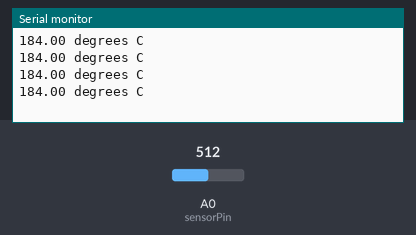
Simulated run of this sketch. Board: Arduino Uno, built with avr-gcc and run on an emulated ATmega328P. Shown: the last lines printed to the serial monitor. Inputs (shaded band) come from the test bench; at power-on: A0 (sensorPin) = 512.

Above: at 1.2 s.
1.3 s: A0 (sensorPin) set to 337
At 2.82 s:
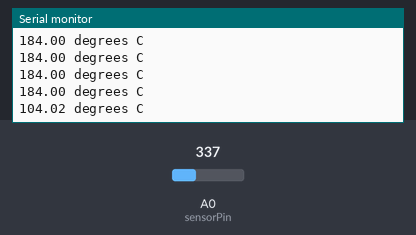
4.3 s: A0 (sensorPin) set to 321
At 4.45 s:
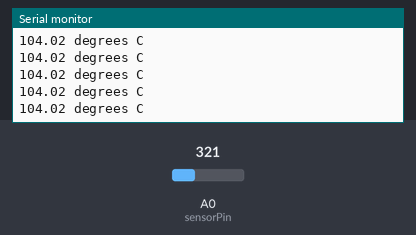
10.3 s: A0 (sensorPin) set to 143
At 10.35 s:
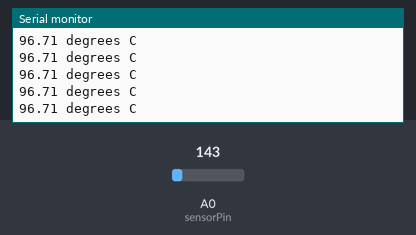
11.8 s: A0 (sensorPin) set to 119
At 11.89 s:
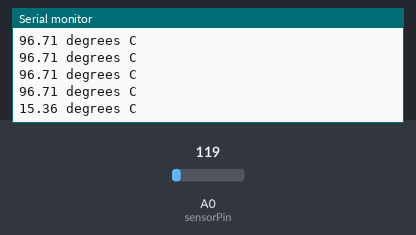
Timing chart, 0 to 14.8 s (numbered marks = the images above; inputs shaded):
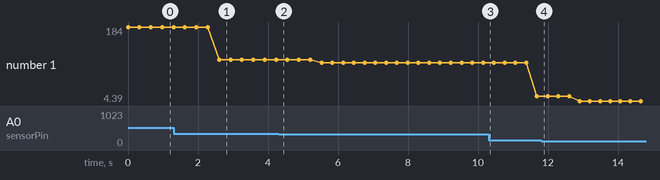

Measured:
- after the input at 1.3 s, the serial monitor: prints a new line after 1.3 s (image 1)
- plotted number 1: 184 → 104.02 after the input at 1.3 s, 104.02 → 96.71 after the input at 4.3 s, 96.71 → 15.36 after the input at 10.3 s, 15.36 → 4.39 after the input at 11.8 s

The sketch:

temp.ino
```cpp
int sensorPin = 0;

void setup()
{
  Serial.begin(100);
}

void loop()
{
 int reading = analogRead(sensorPin);
 // measure the 5v with a meter for an accurate value
 //In particular if your Arduino is USB powered
 float voltage = reading * 4.68;
 voltage /= 1024.0;

 // now print out the temperature
 float temperatureC = (voltage - 0.5) * 100;
 Serial.print(temperatureC);
 Serial.println(" degrees C");

 delay(100);
}
```
